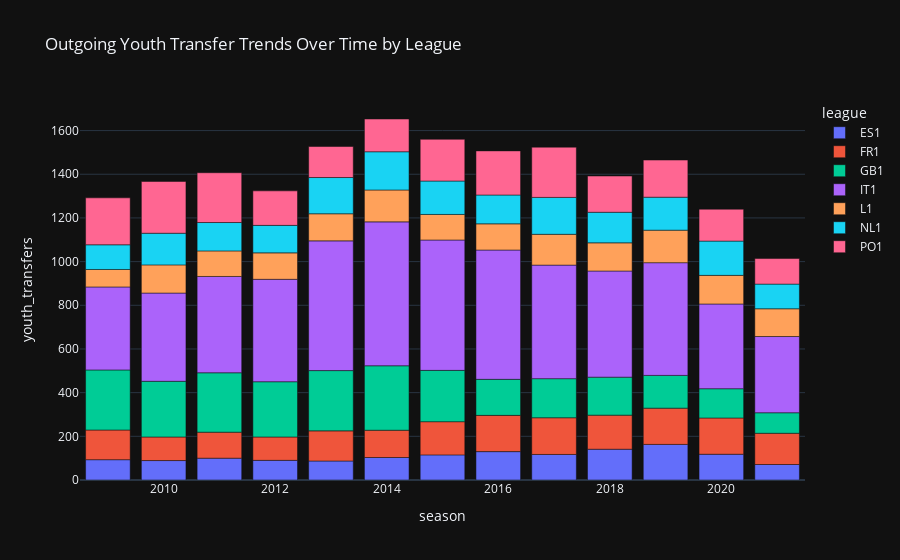

The notebook cell saved with this chart:
### Markdown cell above
After preparing the dataset for outgoing youth players, the next step was to explore how youth transfer patterns evolved over time across the leagues to understand whether the number of exported youth players has increased, remained stable, or declined over the years, and whether certain leagues are more active in selling youth talent compared to others.

### Code cell
# Group by league and season
league_season = (
    youth_df.groupby(["league", "season"], observed=False)
    .agg(
        # Target Variable
        youth_transfers = ("player_id", "count"),
        # Financial metrics
        avg_transfer_fee = ("transfer_fee_amnt", lambda x: round(x.mean(), 2)),
        total_transfer_fee = ("transfer_fee_amnt", lambda x: round( x.sum(), 2)),
        avg_market_value = ("market_val_amnt", lambda x: round(x.mean(), 2)),
        # Player demographic
        avg_player_age = ("player_age", lambda x: round(x.mean(), 2)),
        # Player Destination Country
        prop_foreign_transfers = ("transfer_type", "mean"),
        prop_domestic_transfers = ("transfer_type", lambda x: 1 - x.mean()),
        # Free Transfers
        free_transfers = ("is_free", lambda x: round(x.mean(), 2))
    )
    .reset_index()
)

print(league_season.head())

# Plot
fig3 = px.bar(
    league_season,
    x="season",
    y="youth_transfers",
     color="league",
    hover_data= ["youth_transfers",
                 "total_transfer_fee",
                 "avg_transfer_fee",
                 "avg_market_value",
                 "avg_player_age",
                 "prop_foreign_transfers",
                 "free_transfers",
                 "prop_domestic_transfers"],
    title="Outgoing Youth Transfer Trends Over Time by League",
    template="plotly_dark"
)

fig3.show()

### Figure 1 — Plotly figure (JSON) as saved in the notebook; plotly's stock layout.template omitted (floating-point values rounded to 4 significant figures)
{"data": [{"customdata": [[67050000.0, 721000.0, 575500.0, 21.58, 0.2473, 0.14, 0.7527], [63620000.0, 714800.0, 1026000.0, 21.56, 0.3258, 0.13, 0.6742], [153000000.0, 1530000.0, 1634000.0, 21.56, 0.36, 0.13, 0.64], [109700000.0, 1219000.0, 2953000.0, 21.6, 0.4111, 0.16, 0.5889], [164000000.0, 1885000.0, 4694000.0, 21.47, 0.4138, 0.14, 0.5862], [137000000.0, 1330000.0, 5349000.0, 21.54, 0.4175, 0.05, 0.5825], [80450000.0, 699600.0, 4740000.0, 21.64, 0.4087, 0.1, 0.5913], [212600000.0, 1635000.0, 7103000.0, 21.47, 0.4, 0.12, 0.6], [210300000.0, 1797000.0, 7205000.0, 21.62, 0.3761, 0.07, 0.6239], [379500000.0, 2691000.0, 7300000.0, 21.59, 0.3901, 0.09, 0.6099], [354200000.0, 2173000.0, 6963000.0, 21.67, 0.319, 0.07, 0.681], [193000000.0, 1636000.0, 6656000.0, 21.69, 0.339, 0.08, 0.661], [143200000.0, 2018000.0, 6323000.0, 21.52, 0.3239, 0.13, 0.6761]], "hovertemplate": "league=ES1<br>season=%{x}<br>youth_transfers=%{y}<br>total_transfer_fee=%{customdata[0]}<br>avg_transfer_fee=%{customdata[1]}<br>avg_market_value=%{customdata[2]}<br>avg_player_age=%{customdata[3]}<br>prop_foreign_transfers=%{customdata[4]}<br>free_transfers=%{customdata[5]}<br>prop_domestic_transfers=%{customdata[6]}<extra></extra>", "legendgroup": "ES1", "marker": {"color": "#636efa", "pattern": {"shape": ""}}, "name": "ES1", "orientation": "v", "showlegend": true, "textposition": "auto", "x": [2009, 2010, 2011, 2012, 2013, 2014, 2015, 2016, 2017, 2018, 2019, 2020, 2021], "xaxis": "x", "y": [93, 89, 100, 90, 87, 103, 115, 130, 117, 141, 163, 118, 71], "yaxis": "y", "type": "bar"}, {"customdata": [[102200000.0, 751300.0, 713100.0, 21.28, 0.3309, 0.18, 0.6691], [54420000.0, 503800.0, 848400.0, 21.57, 0.3426, 0.22, 0.6574], [52350000.0, 439900.0, 1019000.0, 21.33, 0.3193, 0.23, 0.6807], [100400000.0, 938400.0, 1875000.0, 21.1, 0.3645, 0.16, 0.6355], [127800000.0, 926100.0, 2441000.0, 21.19, 0.442, 0.25, 0.558], [127800000.0, 1022000.0, 3684000.0, 21.14, 0.424, 0.18, 0.576], [296600000.0, 1951000.0, 5740000.0, 21.18, 0.4079, 0.18, 0.5921], [269000000.0, 1621000.0, 5210000.0, 21.16, 0.4578, 0.16, 0.5422], [395200000.0, 2353000.0, 6496000.0, 21.17, 0.3631, 0.12, 0.6369], [569900000.0, 3653000.0, 7850000.0, 21.13, 0.4423, 0.11, 0.5577], [496800000.0, 2993000.0, 5063000.0, 21.23, 0.4518, 0.13, 0.5482], [252500000.0, 1521000.0, 3996000.0, 21.13, 0.5181, 0.11, 0.4819], [191400000.0, 1338000.0, 3924000.0, 21.08, 0.5804, 0.14, 0.4196]], "hovertemplate": "league=FR1<br>season=%{x}<br>youth_transfers=%{y}<br>total_transfer_fee=%{customdata[0]}<br>avg_transfer_fee=%{customdata[1]}<br>avg_market_value=%{customdata[2]}<br>avg_player_age=%{customdata[3]}<br>prop_foreign_transfers=%{customdata[4]}<br>free_transfers=%{customdata[5]}<br>prop_domestic_transfers=%{customdata[6]}<extra></extra>", "legendgroup": "FR1", "marker": {"color": "#EF553B", "pattern": {"shape": ""}}, "name": "FR1", "orientation": "v", "showlegend": true, "textposition": "auto", "x": [2009, 2010, 2011, 2012, 2013, 2014, 2015, 2016, 2017, 2018, 2019, 2020, 2021], "xaxis": "x", "y": [136, 108, 119, 107, 138, 125, 152, 166, 168, 156, 166, 166, 143], "yaxis": "y", "type": "bar"}, {"customdata": [[96920000.0, 352400.0, 842700.0, 20.09, 0.1964, 0.11, 0.8036], [93400000.0, 366300.0, 1876000.0, 20.28, 0.2157, 0.13, 0.7843], [93340000.0, 343200.0, 2523000.0, 20.27, 0.2279, 0.12, 0.7721], [116600000.0, 460900.0, 4184000.0, 20.46, 0.2332, 0.13, 0.7668], [63840000.0, 231300.0, 3836000.0, 20.69, 0.2645, 0.16, 0.7355], [178500000.0, 605200.0, 4208000.0, 20.9, 0.2915, 0.11, 0.7085], [155200000.0, 660300.0, 5490000.0, 21.09, 0.2979, 0.14, 0.7021], [175100000.0, 1061000.0, 4514000.0, 21.18, 0.3333, 0.12, 0.6667], [176100000.0, 983700.0, 5353000.0, 21.12, 0.3911, 0.08, 0.6089], [185500000.0, 1066000.0, 6488000.0, 21.35, 0.5172, 0.07, 0.4828], [273000000.0, 1820000.0, 5610000.0, 21.42, 0.54, 0.07, 0.46], [150700000.0, 1124000.0, 6200000.0, 21.48, 0.5, 0.1, 0.5], [233200000.0, 2481000.0, 6980000.0, 21.19, 0.5638, 0.06, 0.4362]], "hovertemplate": "league=GB1<br>season=%{x}<br>youth_transfers=%{y}<br>total_transfer_fee=%{customdata[0]}<br>avg_transfer_fee=%{customdata[1]}<br>avg_market_value=%{customdata[2]}<br>avg_player_age=%{customdata[3]}<br>prop_foreign_transfers=%{customdata[4]}<br>free_transfers=%{customdata[5]}<br>prop_domestic_transfers=%{customdata[6]}<extra></extra>", "legendgroup": "GB1", "marker": {"color": "#00cc96", "pattern": {"shape": ""}}, "name": "GB1", "orientation": "v", "showlegend": true, "textposition": "auto", "x": [2009, 2010, 2011, 2012, 2013, 2014, 2015, 2016, 2017, 2018, 2019, 2020, 2021], "xaxis": "x", "y": [275, 255, 272, 253, 276, 295, 235, 165, 179, 174, 150, 134, 94], "yaxis": "y", "type": "bar"}, {"customdata": [[139800000.0, 367800.0, 465300.0, 20.83, 0.1579, 0.04, 0.8421], [172500000.0, 426900.0, 930300.0, 20.86, 0.1436, 0.07, 0.8564], [175900000.0, 398800.0, 1039000.0, 20.91, 0.1746, 0.09, 0.8254], [249900000.0, 532800.0, 1442000.0, 20.9, 0.1791, 0.09, 0.8209], [292500000.0, 492500.0, 1482000.0, 20.82, 0.2003, 0.05, 0.7997], [148900000.0, 225900.0, 1444000.0, 20.81, 0.2155, 0.1, 0.7845], [267000000.0, 447200.0, 2323000.0, 20.73, 0.2245, 0.1, 0.7755], [326600000.0, 551700.0, 2519000.0, 20.93, 0.228, 0.12, 0.772], [489700000.0, 941700.0, 3059000.0, 20.86, 0.2327, 0.11, 0.7673], [246300000.0, 506800.0, 2153000.0, 20.91, 0.214, 0.12, 0.786], [561200000.0, 1088000.0, 3417000.0, 21.06, 0.2054, 0.12, 0.7946], [267600000.0, 689800.0, 2560000.0, 21.11, 0.2088, 0.14, 0.7912], [199400000.0, 571200.0, 3096000.0, 21.12, 0.2235, 0.13, 0.7765]], "hovertemplate": "league=IT1<br>season=%{x}<br>youth_transfers=%{y}<br>total_transfer_fee=%{customdata[0]}<br>avg_transfer_fee=%{customdata[1]}<br>avg_market_value=%{customdata[2]}<br>avg_player_age=%{customdata[3]}<br>prop_foreign_transfers=%{customdata[4]}<br>free_transfers=%{customdata[5]}<br>prop_domestic_transfers=%{customdata[6]}<extra></extra>", "legendgroup": "IT1", "marker": {"color": "#ab63fa", "pattern": {"shape": ""}}, "name": "IT1", "orientation": "v", "showlegend": true, "textposition": "auto", "x": [2009, 2010, 2011, 2012, 2013, 2014, 2015, 2016, 2017, 2018, 2019, 2020, 2021], "xaxis": "x", "y": [380, 404, 441, 469, 594, 659, 597, 592, 520, 486, 516, 388, 349], "yaxis": "y", "type": "bar"}, {"customdata": [[48480000.0, 605900.0, 628100.0, 21.11, 0.2625, 0.2, 0.7375], [99900000.0, 774400.0, 1493000.0, 20.95, 0.2868, 0.22, 0.7132], [61480000.0, 525500.0, 2037000.0, 20.97, 0.2479, 0.17, 0.7521], [93200000.0, 770200.0, 1046000.0, 21.05, 0.2975, 0.21, 0.7025], [109200000.0, 881000.0, 3336000.0, 21.28, 0.3952, 0.19, 0.6048], [88920000.0, 609000.0, 3423000.0, 21.14, 0.2808, 0.18, 0.7192], [259700000.0, 2220000.0, 5677000.0, 20.79, 0.3504, 0.08, 0.6496], [230200000.0, 1918000.0, 3779000.0, 20.95, 0.3083, 0.14, 0.6917], [320900000.0, 2276000.0, 5284000.0, 21.06, 0.3688, 0.13, 0.6312], [278100000.0, 2156000.0, 6065000.0, 21.12, 0.4574, 0.17, 0.5426], [345100000.0, 2316000.0, 4819000.0, 20.89, 0.396, 0.15, 0.604], [125000000.0, 954000.0, 4241000.0, 20.98, 0.4504, 0.11, 0.5496], [339800000.0, 2675000.0, 5294000.0, 21.14, 0.4409, 0.12, 0.5591]], "hovertemplate": "league=L1<br>season=%{x}<br>youth_transfers=%{y}<br>total_transfer_fee=%{customdata[0]}<br>avg_transfer_fee=%{customdata[1]}<br>avg_market_value=%{customdata[2]}<br>avg_player_age=%{customdata[3]}<br>prop_foreign_transfers=%{customdata[4]}<br>free_transfers=%{customdata[5]}<br>prop_domestic_transfers=%{customdata[6]}<extra></extra>", "legendgroup": "L1", "marker": {"color": "#FFA15A", "pattern": {"shape": ""}}, "name": "L1", "orientation": "v", "showlegend": true, "textposition": "auto", "x": [2009, 2010, 2011, 2012, 2013, 2014, 2015, 2016, 2017, 2018, 2019, 2020, 2021], "xaxis": "x", "y": [80, 129, 117, 121, 124, 146, 117, 120, 141, 129, 149, 131, 127], "yaxis": "y", "type": "bar"}, {"customdata": [[45520000.0, 402800.0, 335400.0, 21.06, 0.2832, 0.32, 0.7168], [22800000.0, 157200.0, 384700.0, 21.15, 0.3034, 0.39, 0.6966], [45800000.0, 352300.0, 758700.0, 20.94, 0.3231, 0.3, 0.6769], [64400000.0, 511100.0, 943100.0, 21.25, 0.3651, 0.29, 0.6349], [102000000.0, 614200.0, 1220000.0, 21.07, 0.2831, 0.34, 0.7169], [56180000.0, 321000.0, 1297000.0, 21.02, 0.2686, 0.3, 0.7314], [89280000.0, 583500.0, 2966000.0, 21.28, 0.3791, 0.31, 0.6209], [111800000.0, 847200.0, 1667000.0, 21.33, 0.4167, 0.32, 0.5833], [155200000.0, 918500.0, 2345000.0, 20.89, 0.4734, 0.29, 0.5266], [43800000.0, 312900.0, 2866000.0, 21.01, 0.4286, 0.26, 0.5714], [323200000.0, 2141000.0, 3843000.0, 21.15, 0.4967, 0.18, 0.5033], [89930000.0, 572800.0, 1562000.0, 21.12, 0.5605, 0.17, 0.4395], [129500000.0, 1146000.0, 1875000.0, 21.22, 0.531, 0.25, 0.469]], "hovertemplate": "league=NL1<br>season=%{x}<br>youth_transfers=%{y}<br>total_transfer_fee=%{customdata[0]}<br>avg_transfer_fee=%{customdata[1]}<br>avg_market_value=%{customdata[2]}<br>avg_player_age=%{customdata[3]}<br>prop_foreign_transfers=%{customdata[4]}<br>free_transfers=%{customdata[5]}<br>prop_domestic_transfers=%{customdata[6]}<extra></extra>", "legendgroup": "NL1", "marker": {"color": "#19d3f3", "pattern": {"shape": ""}}, "name": "NL1", "orientation": "v", "showlegend": true, "textposition": "auto", "x": [2009, 2010, 2011, 2012, 2013, 2014, 2015, 2016, 2017, 2018, 2019, 2020, 2021], "xaxis": "x", "y": [113, 145, 130, 126, 166, 175, 153, 132, 169, 140, 151, 157, 113], "yaxis": "y", "type": "bar"}, {"customdata": [[31270000.0, 145400.0, 643000.0, 20.69, 0.2884, 0.12, 0.7116], [106500000.0, 449300.0, 1135000.0, 20.64, 0.2658, 0.13, 0.7342], [62750000.0, 275200.0, 1802000.0, 20.96, 0.364, 0.18, 0.636], [57800000.0, 365800.0, 1705000.0, 21.09, 0.3101, 0.16, 0.6899], [92660000.0, 652500.0, 1912000.0, 21.11, 0.4507, 0.11, 0.5493], [134100000.0, 894000.0, 3787000.0, 21.24, 0.4067, 0.17, 0.5933], [149600000.0, 783000.0, 3065000.0, 21.27, 0.445, 0.13, 0.555], [175500000.0, 868700.0, 2735000.0, 21.42, 0.401, 0.13, 0.599], [220800000.0, 959900.0, 2404000.0, 21.37, 0.3652, 0.12, 0.6348], [134000000.0, 807200.0, 2909000.0, 21.76, 0.3916, 0.12, 0.6084], [301400000.0, 1773000.0, 2650000.0, 21.5, 0.3529, 0.16, 0.6471], [186200000.0, 1276000.0, 2570000.0, 21.38, 0.4726, 0.07, 0.5274], [53360000.0, 456100.0, 1895000.0, 21.38, 0.5128, 0.09, 0.4872]], "hovertemplate": "league=PO1<br>season=%{x}<br>youth_transfers=%{y}<br>total_transfer_fee=%{customdata[0]}<br>avg_transfer_fee=%{customdata[1]}<br>avg_market_value=%{customdata[2]}<br>avg_player_age=%{customdata[3]}<br>prop_foreign_transfers=%{customdata[4]}<br>free_transfers=%{customdata[5]}<br>prop_domestic_transfers=%{customdata[6]}<extra></extra>", "legendgroup": "PO1", "marker": {"color": "#FF6692", "pattern": {"shape": ""}}, "name": "PO1", "orientation": "v", "showlegend": true, "textposition": "auto", "x": [2009, 2010, 2011, 2012, 2013, 2014, 2015, 2016, 2017, 2018, 2019, 2020, 2021], "xaxis": "x", "y": [215, 237, 228, 158, 142, 150, 191, 202, 230, 166, 170, 146, 117], "yaxis": "y", "type": "bar"}], "layout": {"xaxis": {"anchor": "y", "domain": [0.0, 1.0], "title": {"text": "season"}}, "yaxis": {"anchor": "x", "domain": [0.0, 1.0], "title": {"text": "youth_transfers"}}, "legend": {"title": {"text": "league"}, "tracegroupgap": 0}, "title": {"text": "Outgoing Youth Transfer Trends Over Time by League"}, "barmode": "relative"}}
